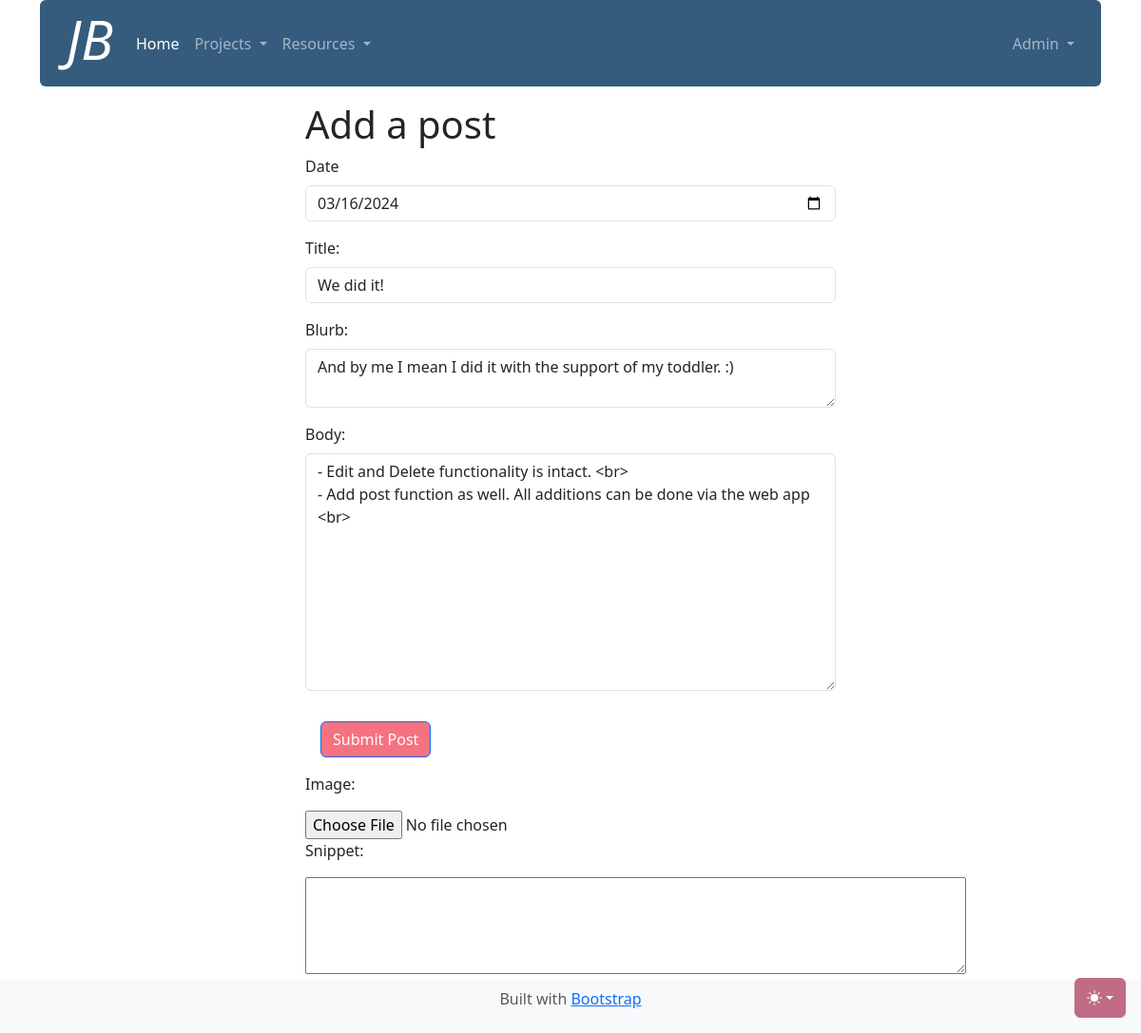
Screenshot of /post?edit_post_id=2 (signed in) with the database file from the repository.
### main.py (models this page shows)
class Post(db.Model):
    id: Mapped[int] = mapped_column(Integer, primary_key=True)
    date: Mapped[datetime.date] = mapped_column(Date)
    title: Mapped[str] = mapped_column(String(100))
    blurb: Mapped[str] = mapped_column(String(250))
    body: Mapped[str] = mapped_column(String(1000))

### main.py (the view, shortened to what this page needs)
@app.route("/post", methods=['GET', 'POST'])
@login_required
def post():
    post_id = request.args.get('edit_post_id')
    form = PostForm()
    if post_id:
        post = Post.query.get_or_404(post_id)
        form.post_id.data = post.id
        print(post_id)
        form.date.data = post.date
        form.title.data = post.title
        form.blurb.data = post.blurb
        form.body.data = post.body
    return render_template("add_post.html", form=form, logged_in=current_user.is_authenticated)

### main.py
class PostForm(FlaskForm):
    post_id = HiddenField('Post ID:')
    date = DateField('Date')
    title = StringField('Title:', validators=[DataRequired()])
    blurb = TextAreaField('Blurb:', validators=[DataRequired()])
    body = TextAreaField('Body:', validators=[DataRequired()], render_kw={"style": "height: 250px;"})
    submit = SubmitField("Submit Post")

### main.py (called while the page is built)
@login_manager.user_loader
def load_user(user_id):
    return db.get_or_404(User, user_id)

### templates/add_post.html (shortened to what this page needs)
{% extends "base.html" %}
{% block content %}
{% from 'bootstrap5/form.html' import render_form %}
<div class="container p-0">
    <div class="row justify-content-center">
        <div class="col-md-6">
            <h1>Add a post</h1>
            {{ render_form(form) }}
            <p>Image:</p>
            <input type="file" name="image_file">
            <p>Snippet:</p>
            <textarea id="snip" name="snip" rows="4" cols="73">
            </textarea>
        </div>
    </div>
</div>
{% endblock %}

### static/css/styles.css (style rules this page uses)
:root { --dark-mode-white: #000000; }
:root { --bs-primary: #355C7D; --bs-tertiary: #6C5B7B; --bs-secondary: #C06C84; --bs-info: #F67280; }
#submit { background-color: #F67280; color: #ffffff; margin: 1rem; }

### rows the page displays
Post: date "03/16/2024", title "We did it!", blurb "And by me I mean I did it with the support of my toddler. :)", body "- Edit and Delete functionality is intact. <br> - Add post function as well. All additions can be done via the web app <br>"
